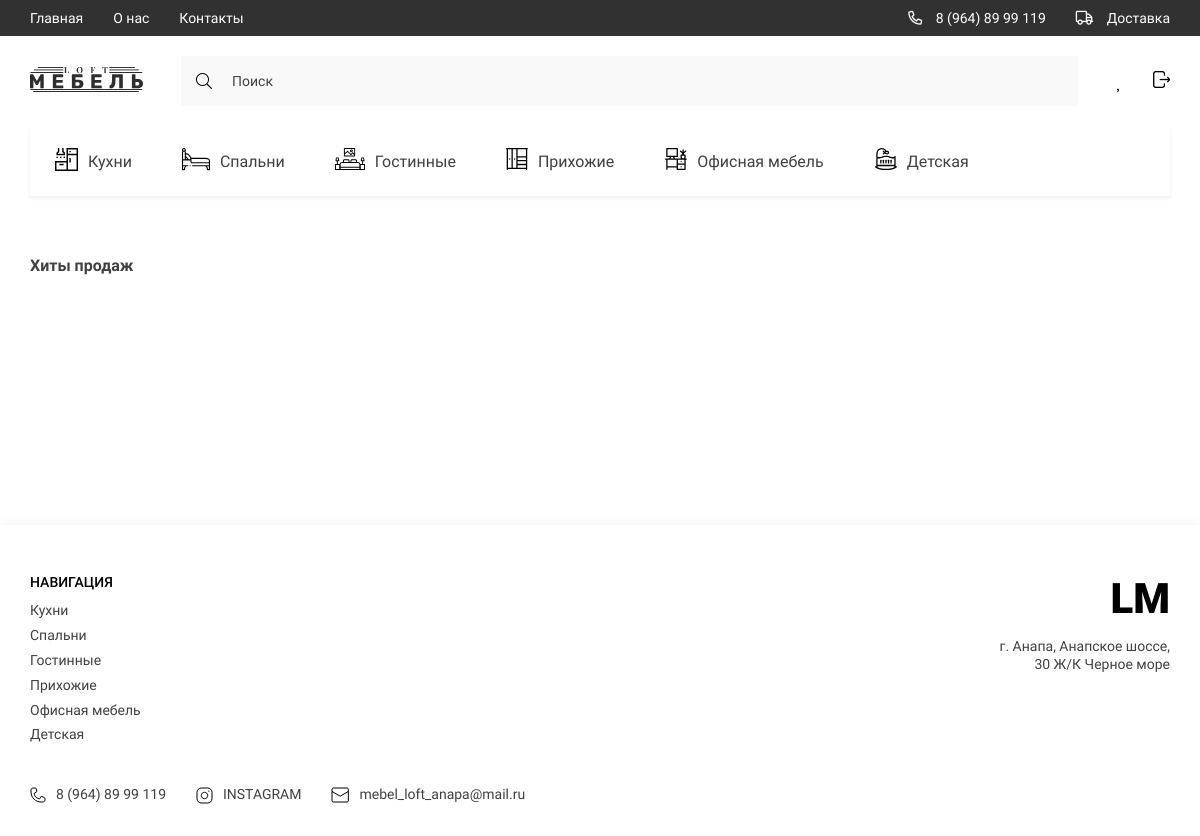
The app's page /category/kuhni/ with its own data.
### store/models.py (models this page shows, shortened)
class Category(models.Model):
    title = models.CharField(max_length=150, verbose_name='Название категории')
    slug = models.SlugField(unique=True, null=True)
    parent = models.ForeignKey('self', on_delete=models.CASCADE, null=True, blank=True, verbose_name='Категория',
                               related_name='subcategories')
    icon = models.FileField(upload_to='categories/', default='Нет фото', verbose_name='Изображение категорий')
    def get_absolute_url(self):
        return reverse('category_page', kwargs={'slug': self.slug})
    def get_image_category(self):
        if self.icon:
            return self.icon.url
        else:
            return ''
    class Meta:
        verbose_name = 'Категория'
        verbose_name_plural = 'Категории'

### store/views.py (the view)
# urls.py: path('category/<slug:slug>/', CategoryView.as_view(), name='category_page'),
class CategoryView(ListView):
    model = Product
    context_object_name = 'products'
    template_name = 'store/category_page.html'
    def get_queryset(self):
        main_category = Category.objects.get(slug=self.kwargs['slug'])
        subcategory = main_category.subcategories.all()
        products = Product.objects.filter(category__in=subcategory)
        print(products)
        return products
    def get_context_data(self, *, object_list=None, **kwargs):
        context = super().get_context_data()
        main_category = Category.objects.get(slug=self.kwargs['slug'])
        context['title'] = f'Категория: {main_category.title}'
        return context

### store/templatetags/store_tags.py (called while the page is built)
@register.simple_tag()
def get_categories():
    return Category.objects.filter(parent=None)

### store/templates/store/category_page.html (shortened to what this page needs)
{% extends 'base.html' %}
{% block main %}
<main class="main">
    <div class="container">
        <section class="products">
            <h2 class="products__title">Хиты продаж</h2>
        </section>
    </div>
</main>
{% endblock main %}

### templates/components/_nav__catigories.html
{% load store_tags %}
{% get_categories as categories %}
{% load static %}
<ul class="header__list _categories">
    {% for category in categories %}
    <li>
        <a href="{{ category.get_absolute_url }}" class="header__list-links">
                                <span class="header__list-img">
                                    <img src="{{ category.get_image_category }}" alt="icons">
                                </span>
            {{category.title}}
        </a>
    </li>
    {% endfor %}
</ul>

### templates/components/_footer.html
{% load static %}
{% load store_tags %}
{% get_categories as categories %}
<footer class="footer">
        <div class="container">
            <div class="footer__content">
                <div class="footer__navigate">
                    <div class="footer__navigate-part">
                        <h2 class="footer__navigate-title">НАВИГАЦИЯ</h2>
                        {% for category in categories %}
                        <div class="footer__navigate-lists">
                            <ul class="footer__navigate-list">
                                <li><a href="{{ category.get_absolute_url }}" class="footer__navigate-links">{{category.title}}</a></li>
                            </ul>
                        </div>
                        {% endfor %}
                    </div>
                    <div class="footer__navigate-part _right">
                        <a href="./index.html" class="footer__logo">LM</a>
                        <p class="footer__adress">г. Анапа, Анапское шоссе, 30 Ж/К Черное море</p>
                    </div>
                </div>
                <div class="footer__social">
                    <ul class="footer__social-list">
                        <li>
                            <a href="tel:89648999119" class="footer__social-links">
                                <img src="{% static 'store/assets/icons/phone.svg' %}" alt="phone">
                                8 (964) 89 99 119
                            </a>
                        </li>
                        <li>
                            <a href="https://www.instagram.com/" target="_blank" class="footer__social-links">
                                <img src="{% static 'store/assets/icons/inst.svg' %}" alt="insta">
                                INSTAGRAM
                            </a>
                        </li>
                        <li>
                            <a href="mailto:mebel_loft_anapa@mail.ru" target="_blank" class="footer__social-links">
                                <img src="{% static 'store/assets/icons/mail.svg' %}" alt="mail">
                                mebel_loft_anapa@mail.ru
                            </a>
                        </li>
                    </ul>
                </div>
            </div>
        </div>
    </footer>

### store/static/store/style/style.css (style rules this page uses)
:root { --containerWidth: 1140px; --primaryColor: #414141; --primaryFont: 'Roboto'; --mainColor: #245462; }
* { padding: 0; margin: 0; box-sizing: border-box; text-decoration: none; list-style: none; font-family: var(--primaryFont); }
.container { width: 100%; max-width: calc(var(--containerWidth) + 30px); margin: 0 auto; padding: 0 15px; }
.nav__content-bars, ._categories, .nav__list-links>img, .nav__bars-open, ._truck { display: none; }
.header__list { display: flex; justify-content: space-between; align-items: center; }
.header__list._categories { justify-content: flex-start; width: 100%; overflow-x: scroll; background: #FFFFFF; box-shadow: 0px 2px 4px rgba(0, 0, 0, 0.07); margin-bottom: 30px; }
.header__list-links { padding: 24px 25px; display: flex; justify-content: center; align-items: center; height: 70px; transition: background .3s linear, color .3s linear; width: max-content; font-family: 'Roboto'; font-size: 16px; line-height: 19px; color: #414141; }
.header__list-links img { margin-right: 10px; min-width: 18px; transition: filter .3s linear; }
.main { width: 100%; flex-grow: 1; padding-bottom: 150px; }
.products { width: 100%; display: flex; flex-direction: column; margin-top: 30px; }
.products__title { font-size: 16px; line-height: 19px; color: #414141; margin-bottom: 35px; }
.footer { width: 100%; padding: 49px 0 32px; background: #FFFFFF; box-shadow: 0px -4px 10px rgba(0, 0, 0, 0.03); }
.footer__content { width: 100%; display: flex; flex-direction: column; justify-content: center; }
.footer__navigate { display: flex; width: 100%; justify-content: space-between; margin-bottom: 35px; }
.footer__navigate-part._right { text-align: right; }
.footer__navigate-title { font-weight: 500; font-size: 14px; line-height: 126.69%; color: #000000; margin-bottom: 10px; text-transform: uppercase; }
.footer__navigate-lists { display: flex; }
.footer__navigate-list { display: flex; flex-direction: column; align-items: flex-start; justify-content: flex-start; }
.footer__navigate-links { font-size: 14px; line-height: 126.69%; color: #414141; display: block; margin-bottom: 7.24px; transition: color .3s linear; }
.footer__logo { font-weight: 900; font-size: 42px; line-height: 49px; color: #000000; display: block; margin-bottom: 15px; }
.footer__adress { font-size: 14px; line-height: 126.69%; text-align: right; color: #414141; width: 100%; max-width: 171px; }
.footer__social { display: flex; justify-content: space-between; width: 100%; }
.footer__social-list { display: flex; justify-content: center; text-align: right; align-items: center; }
.footer__social-links { display: flex; justify-content: center; align-items: center; font-size: 14px; line-height: 126.69%; color: #414141; margin-right: 30px; }
.footer__social-list li:last-child .footer__social-links { margin-right: 0; }
.footer__social-links img { margin-right: 10px; }

### records on screen
Category: get_image_category (picture), title "Кухни"
Category: get_image_category (picture), title "Спальни"
Category: get_image_category (picture), title "Гостинные"
Category: get_image_category (picture), title "Прихожие"
Category: get_image_category (picture), title "Офисная мебель"
Category: get_image_category (picture), title "Детская"
